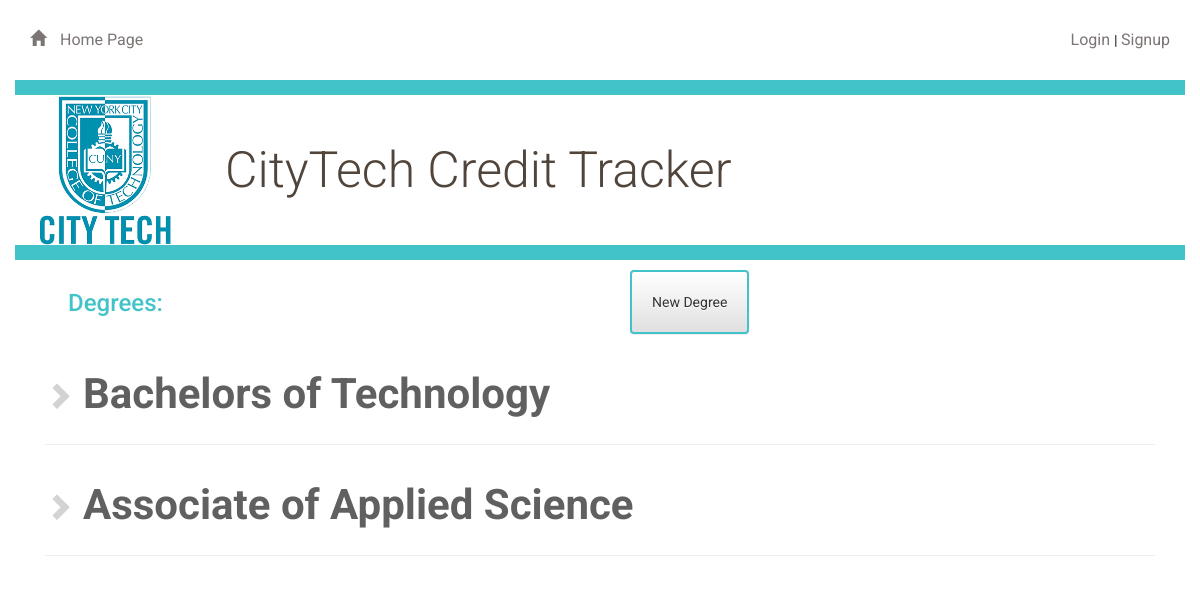
Page /degrees on the committed database.
### app/models.py (models this page shows, shortened)
class Degree(db.Model):
    id = db.Column(db.Integer, primary_key=True)
    type = db.Column(db.String(50), nullable=False)
    type_short = db.Column(db.String(4), nullable=False)
    credits = db.Column(db.Integer, nullable=False)
    years = db.Column(db.Integer, nullable=False)
    programs = db.relationship('Programs', backref='degree')

### app/routes.py (the view)
@app.route('/degrees')
def degreeDashboard():
    degrees = Degree.query.all()
    return render_template('degrees_dashboard.html', degrees = degrees)

### app/templates/degrees_dashboard.html (shortened to what this page needs)
{% extends "base.html" %}
{% block content %}
{% include "header.html" %}
<div class="container padding-top padding-bottom">
	<div class="col-md-6 col-xs-6"><section class="detail-dash-title"><h3>Degrees:</h3></section></div>
	<div class="col-md-6 col-xs-6">
		<a >
			<button class="btn btn-default button-dept">
				  New Degree
			</button>
		</a>
	</div>
</div>
<div class="col-md-12 padding-top">
		{% if degrees %}
			{% for degree in degrees %}
				<a href="{{ url_for('degreeDetail', degree_id = degree.id)}}">
					<div class="padding-top">
						<i class="glyphicon glyphicon-chevron-right" ></i><span class="dept-dash-names">{{degree.type}}</span>
						<hr />
					</div>
				</a>
			{% endfor %}
		{% else %}
			<h3>Currently they're no Degrees created. Please click on create Degree. </h3>
		{% endif %}
	</div>
{% endblock %}

### app/static/styles.css (style rules this page uses)
* { font-family: "Helvetica Neue Bold", Roboto, Helvetica, Arial, sans-serif; font-weight: 700; }
section { float: right; margin: 0 1.5%; margin-right: 50%; }
.padding-top { padding-top: 10px; }
.padding-bottom { padding-bottom: 10px; }
.glyphicon-chevron-right { color: #D3D3D3 !important; font-size: 2em; }
.dept-dash-names { font-size: 3em; color: #606060; }
.detail-dash-title { display: inline-block; float: left; color: #42C3C9; font-weight: 400; }
.btn { padding: 20px; margin: 0; border-color: #42C3C9; border-width: 2px; text-decoration: none; }
.glyphicon { margin-right: 10px; }

### rows in the picture
Degree: type "Bachelors of Technology"
Degree: type "Associate of Applied Science"
